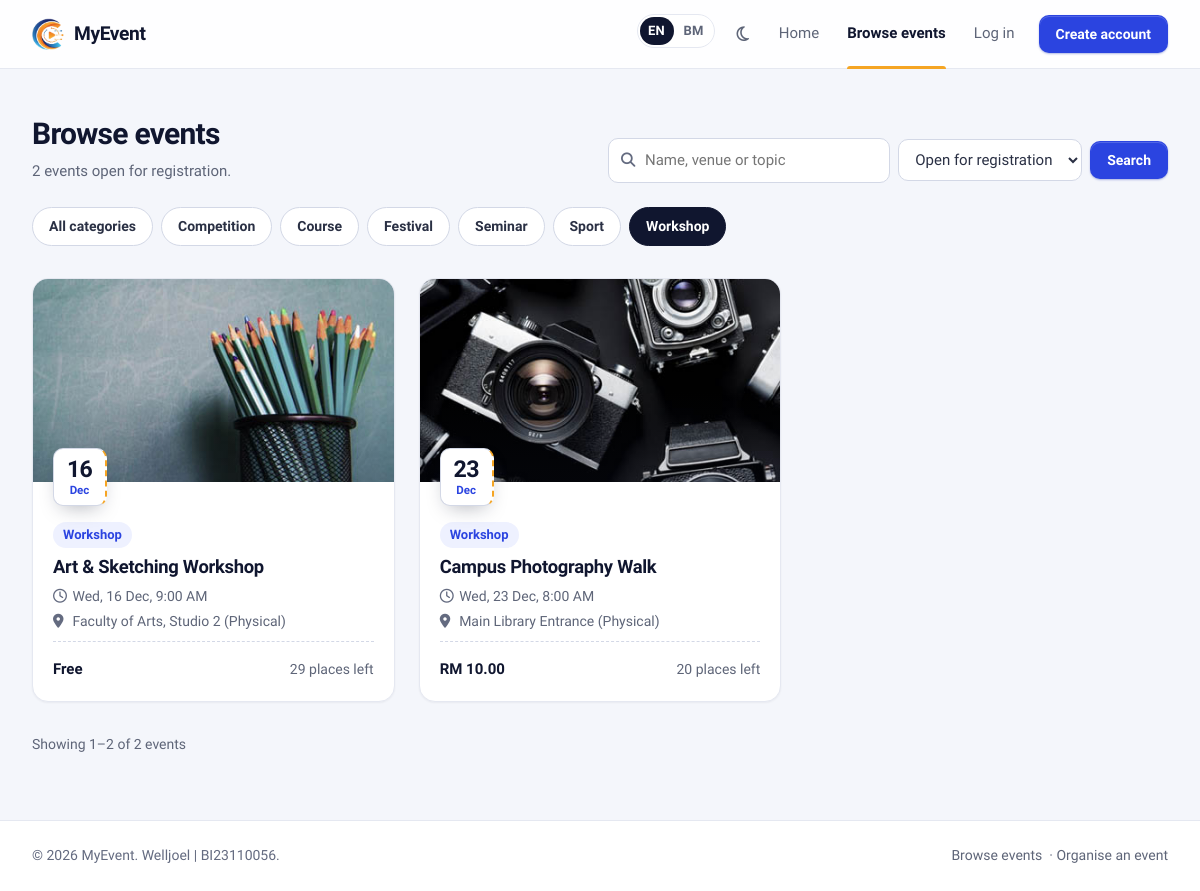
Page /browse_events.php?category=1 on the committed database.
### tables this page shows
CREATE TABLE IF NOT EXISTS `event_category` (
  `category_id` int(10) unsigned NOT NULL AUTO_INCREMENT,
  `categoryName` varchar(100) NOT NULL,
  `categoryDesc` varchar(100) NOT NULL,
  `createDate` timestamp NOT NULL DEFAULT current_timestamp(),
  PRIMARY KEY (`category_id`)
);

CREATE TABLE IF NOT EXISTS `events` (
  `event_id` int(11) NOT NULL AUTO_INCREMENT,
  `event_name` varchar(255) NOT NULL,
  `description` text DEFAULT NULL,
  `contact_no` varchar(20) DEFAULT NULL,
  `category_id` int(10) unsigned DEFAULT NULL,
  `venue` varchar(255) NOT NULL,
  `event_date` date NOT NULL,
  `event_time` time NOT NULL,
  `end_time` time DEFAULT NULL,
  `mode` enum('Physical','Online','Hybrid') NOT NULL DEFAULT 'Physical',
  `remarks` text DEFAULT NULL,
  `visibility` enum('Public','Private') NOT NULL DEFAULT 'Public',
  `poster_path` varchar(255) DEFAULT NULL,
  `created_by` int(11) DEFAULT NULL,
  `created_at` timestamp NOT NULL DEFAULT current_timestamp(),
  `fee` decimal(10,2) NOT NULL DEFAULT 0.00,
  `reg_close_date` date DEFAULT NULL,
  `max_participants` int(11) NOT NULL DEFAULT 0,
  PRIMARY KEY (`event_id`),
  KEY `category_id` (`category_id`),
  KEY `fk_events_createdby` (`created_by`),
  KEY `idx_events_date` (`event_date`),
  CONSTRAINT `events_ibfk_1` FOREIGN KEY (`category_id`) REFERENCES `event_category` (`category_id`) ON DELETE SET NULL ON UPDATE CASCADE,
  CONSTRAINT `fk_events_createdby` FOREIGN KEY (`created_by`) REFERENCES `users` (`user_id`) ON DELETE SET NULL ON UPDATE CASCADE,
  CONSTRAINT `chk_events_fee` CHECK (`fee` >= 0),
  CONSTRAINT `chk_events_capacity` CHECK (`max_participants` >= 0)
);

### include/i18n.php (called while the page is built, shortened)
<?php
function current_locale(): string
{
    return $GLOBALS['__locale'] ?? default_locale();
}
function translations(string $locale): array
{
    static $cache = [];
    if (!isset($cache[$locale])) {
        $file = __DIR__ . '/../lang/' . $locale . '.php';
        $cache[$locale] = $locale !== 'en' && is_file($file) ? (array) require $file : [];
    }
    return $cache[$locale];
}
function __(string $text, array $params = []): string
{
    $out = translations(current_locale())[$text] ?? $text;
    if ($params) {
        $pairs = [];
        foreach ($params as $k => $v) {
            $pairs['{' . $k . '}'] = (string) $v;
        }
        $out = strtr($out, $pairs);
    }
    return $out;
}
function t(string $text, array $params = []): string
{
    return e(__($text, $params));
}
function _n(string $singular, string $plural, int $n, array $params = []): string
{
    return __($n === 1 ? $singular : $plural, $params + ['n' => $n]);
}
function ldate(string $format, $time = null): string
{
    $ts = $time === null ? time() : (is_int($time) ? $time : strtotime((string) $time));
    $out = date($format, $ts);
    if (current_locale() !== 'ms') {
        return $out;
    }
    static $names = [
        'Monday' => 'Isnin', 'Tuesday' => 'Selasa', 'Wednesday' => 'Rabu', 'Thursday' => 'Khamis',
        'Friday' => 'Jumaat', 'Saturday' => 'Sabtu', 'Sunday' => 'Ahad',
        'January' => 'Januari', 'February' => 'Februari', 'March' => 'Mac', 'April' => 'April', 'June' => 'Jun',
        'July' => 'Julai', 'August' => 'Ogos', 'September' => 'September', 'October' => 'Oktober',
        'November' => 'November', 'December' => 'Disember',
        'Mon' => 'Isn', 'Tue' => 'Sel', 'Wed' => 'Rab', 'Thu' => 'Kha', 'Fri' => 'Jum', 'Sat' => 'Sab', 'Sun' => 'Ahd',
        'Jan' => 'Jan', 'Feb' => 'Feb', 'Mar' => 'Mac', 'Apr' => 'Apr', 'May' => 'Mei', 'Jun' => 'Jun', 'Jul' => 'Jul',
        'Aug' => 'Ogo', 'Sep' => 'Sep', 'Oct' => 'Okt', 'Nov' => 'Nov', 'Dec' => 'Dis',
        'AM' => 'PG', 'PM' => 'PTG',
    ];
    return preg_replace_callback('/\b(' . implode('|', array_map('preg_quote', array_keys($names))) . ')\b/',
        static fn($m) => $names[$m[1]], $out);
}

### include/security.php (called while the page is built, shortened)
<?php
function e($value): string
{
    return htmlspecialchars((string) ($value ?? ''), ENT_QUOTES | ENT_SUBSTITUTE, 'UTF-8');
}

### browse_events.php (the view, shortened to what this page needs)
<?php
require_once __DIR__ . '/config.php';
$q        = trim((string) ($_GET['q'] ?? ''));
$category = (int) ($_GET['category'] ?? ($_GET['category_id'] ?? 0));
$show     = ($_GET['show'] ?? '') === 'all' ? 'all' : 'open';
$where  = "e.visibility = 'Public' AND e.event_date >= CURDATE()";
$types  = '';
$params = [];
if ($show === 'open') {
    $where .= ' AND COALESCE(e.reg_close_date, e.event_date) >= CURDATE()';
}
if ($category > 0) {
    $where .= ' AND e.category_id = ?';
    $types .= 'i';
    $params[] = $category;
}
$from  = 'FROM events e LEFT JOIN event_category c ON c.category_id = e.category_id';
$total = (int) db_value($conn, "SELECT COUNT(*) $from WHERE $where", $types, $params);
$p     = paginate($total, 12);
$events = db_all($conn,
    "SELECT e.event_id, e.event_name, e.event_date, e.event_time, e.venue, e.mode, e.fee, e.poster_path,
            e.max_participants, e.reg_close_date, c.categoryName,
            (SELECT COUNT(*) FROM registrations r WHERE r.event_id = e.event_id AND r.approval_status <> 'Rejected') AS taken
     $from WHERE $where
     ORDER BY e.event_date ASC, e.event_time ASC
     LIMIT ? OFFSET ?", $types . 'ii', array_merge($params, [$p['per_page'], $p['offset']]));
$categories = db_all($conn, 'SELECT category_id, categoryName FROM event_category ORDER BY categoryName');
include ROOT_PATH . '/include/layout/public_start.php';
?>
<section class="section">
    <div class="section-head">
        <div>
            <h1 class="page-title"><?= t('Browse events') ?></h1>
            <p><?php
                if ($show === 'open') {
                    $__summary = $q !== '' ? _n('{n} event open for registration matching “{q}”.', '{n} events open for registration matching “{q}”.', $total, ['q' => $q])
                                           : _n('{n} event open for registration.', '{n} events open for registration.', $total);
                } else {
                    $__summary = $q !== '' ? _n('{n} event coming up matching “{q}”.', '{n} events coming up matching “{q}”.', $total, ['q' => $q])
                                           : _n('{n} event coming up.', '{n} events coming up.', $total);
                }
                echo e($__summary);
            ?></p>
        </div>
        <form class="toolbar toolbar-end" method="GET" role="search">
            <label class="search-box">
                <i class="fa-solid fa-magnifying-glass" aria-hidden="true"></i>
                <input class="input" type="search" name="q" value="<?= e($q) ?>" placeholder="<?= t('Name, venue or topic') ?>">
            </label>
            <select id="b-show" class="input" name="show" data-autosubmit>
                <option value="open"<?= $show === 'open' ? ' selected' : '' ?>><?= t('Open for registration') ?></option>
            </select>
            <button class="btn btn-primary" type="submit"><?= t('Search') ?></button>
        </form>
    </div>
    <nav class="chips" aria-label="<?= t('Categories') ?>">
        <a class="chip<?= $category === 0 ? ' is-active' : '' ?>" href="<?= e(url_with(['category' => null, 'category_id' => null, 'page' => null])) ?>"<?= $category === 0 ? ' aria-current="true"' : '' ?>><?= t('All categories') ?></a>
        <?php foreach ($categories as $c): $on = $category === (int) $c['category_id']; ?>
            <a class="chip<?= $on ? ' is-active' : '' ?>" href="<?= e(url_with(['category' => (int) $c['category_id'], 'category_id' => null, 'page' => null])) ?>"<?= $on ? ' aria-current="true"' : '' ?>><?= e($c['categoryName']) ?></a>
        <?php endforeach; ?>
    </nav>
    <?php if ($events): ?>
        <div class="event-grid">
            <?php foreach ($events as $ev) { include ROOT_PATH . '/include/partials/event_card.php'; } ?>
        </div>
        <?= render_pagination($p, 'events') ?>
    <?php endif; ?>
</section>
<?php include ROOT_PATH . '/include/layout/public_end.php'; ?>

### include/partials/event_card.php (shortened to what this page needs)
<?php
$__full   = (int) $ev['max_participants'] > 0 && (int) $ev['taken'] >= (int) $ev['max_participants'];
?>
<article class="event-card">
    <div class="event-card-media">
        <img src="<?= e(poster_url($ev['poster_path'])) ?>" alt="" loading="lazy">
        <?= datestub($ev['event_date']) ?>
    </div>
    <div class="event-card-body">
        <span class="badge badge-brand no-dot badge-start"><?= e($ev['categoryName'] ?? __('General')) ?></span>
        <h3 class="event-card-title"><a href="<?= e(BASE_URL) ?>event_detail.php?id=<?= (int) $ev['event_id'] ?>"><?= e($ev['event_name']) ?></a></h3>
        <div class="event-card-meta">
            <span><i class="fa-regular fa-clock" aria-hidden="true"></i> <?= e(ldate('D, j M', $ev['event_date'])) ?>, <?= e(ldate('g:i A', $ev['event_time'])) ?></span>
            <span><i class="fa-solid fa-location-dot" aria-hidden="true"></i> <?= e($ev['venue']) ?> (<?= e(status_label($ev['mode'])) ?>)</span>
        </div>
        <div class="event-card-foot">
            <span class="event-card-fee"><?= e(format_fee($ev['fee'])) ?></span>
            <?php if ((int) $ev['max_participants'] > 0 && !$__full): ?>
                <span class="cell-muted"><?= e(_n('{n} place left', '{n} places left', (int) $ev['max_participants'] - (int) $ev['taken'])) ?></span>
            <?php endif; ?>
        </div>
    </div>
</article>

### include/helpers.php (shortened to what this page needs)
<?php
function poster_url(?string $file): string
{
    if ($file && basename($file) === $file) {
        foreach ([POSTER_DIR, 'assets/img'] as $dir) {
            if (is_file(ROOT_PATH . '/' . $dir . '/' . $file)) {
                return BASE_URL . $dir . '/' . rawurlencode($file);
            }
        }
    }
    return BASE_URL . 'assets/img/event-placeholder.svg';
}
function format_fee($fee): string
{
    $amount = (float) $fee;
    return $amount > 0 ? 'RM ' . number_format($amount, 2) : __('Free');
}
function datestub(?string $date): string
{
    if (!$date || !($ts = strtotime($date))) {
        return '<span class="datestub is-past" aria-label="' . e(__('No date')) . '"><b>–</b><span>' . e(__('TBA')) . '</span></span>';
    }
    $past = date('Y-m-d', $ts) < date('Y-m-d') ? ' is-past' : '';
    return '<span class="datestub' . $past . '" aria-label="' . e(ldate('j F Y', $ts)) . '"><b>'
        . date('j', $ts) . '</b><span>' . e(ldate('M', $ts)) . '</span></span>';
}
function status_label(string $value): string
{
    $labels = [
        'Approved' => __('Approved'), 'Pending' => __('Pending'), 'Rejected' => __('Rejected'),
        'Present' => __('Present'), 'Absent' => __('Absent'),
        'Public' => __('Public'), 'Private' => __('Private'),
        'Admin' => __('Admin'), 'User' => __('User'),
        'Student' => __('Student'), 'Staff' => __('Staff'),
        'Physical' => __('Physical'), 'Online' => __('Online'), 'Hybrid' => __('Hybrid'),
        'Unknown' => __('Unknown'),
    ];
    return $labels[$value] ?? $value;
}
function paginate(int $total, int $perPage = 10, string $param = 'page'): array
{
    $pages = max(1, (int) ceil($total / $perPage));
    $page  = min($pages, max(1, (int) ($_GET[$param] ?? 1)));
    return ['page' => $page, 'per_page' => $perPage, 'total' => $total, 'pages' => $pages, 'offset' => ($page - 1) * $perPage];
}
function url_with(array $changes): string
{
    $query = array_merge($_GET, $changes);
    $query = array_filter($query, static fn($v) => $v !== null && $v !== '');
    $path  = strtok($_SERVER['REQUEST_URI'] ?? '', '?');
    return $path . ($query ? '?' . http_build_query($query) : '');
}
function render_pagination(array $p, string $noun = 'results', string $param = 'page'): string
{
    $nouns = [
        'results' => __('Showing {from}–{to} of {total} results'),
        'events' => __('Showing {from}–{to} of {total} events'),
        'entries' => __('Showing {from}–{to} of {total} entries'),
        'users' => __('Showing {from}–{to} of {total} users'),
        'participants' => __('Showing {from}–{to} of {total} participants'),
        'registrations' => __('Showing {from}–{to} of {total} registrations'),
        'notifications' => __('Showing {from}–{to} of {total} notifications'),
    ];
    $from = $p['offset'] + 1;
    $to   = min($p['total'], $p['offset'] + $p['per_page']);
    $html = '<nav class="pagination" aria-label="' . e(__('Pagination')) . '"><span>'
          . e(strtr($nouns[$noun] ?? $nouns['results'], ['{from}' => $from, '{to}' => $to, '{total}' => $p['total']])) . '</span>';
    return $html . '</nav>';
}
function db_all(mysqli $conn, string $sql, string $types = '', array $params = []): array
{
    $stmt = $conn->prepare($sql);
    if ($types !== '') {
        $stmt->bind_param($types, ...$params);
    }
    $stmt->execute();
    $rows = $stmt->get_result()->fetch_all(MYSQLI_ASSOC);
    return $rows;
}
function db_value(mysqli $conn, string $sql, string $types = '', array $params = [])
{
    $stmt = $conn->prepare($sql);
    if ($types !== '') {
        $stmt->bind_param($types, ...$params);
    }
    $stmt->execute();
    $row = $stmt->get_result()->fetch_row();
    return $row[0] ?? null;
}

### assets/css/public.css (style rules this page uses)
body.public { background: var(--paper); }
.section { max-width: 1280px; margin: 0 auto; padding: var(--sp-12) var(--sp-8) var(--sp-16); }
.section-head { display: flex; align-items: flex-end; justify-content: space-between; gap: var(--sp-4); flex-wrap: wrap; margin-bottom: var(--sp-6); }
.section-head p { color: var(--muted); margin: var(--sp-2) 0 0; }
.chips { display: flex; flex-wrap: wrap; gap: var(--sp-2); margin-bottom: var(--sp-8); }
.chip { padding: var(--sp-2) var(--sp-4); border-radius: 999px; border: 1px solid var(--line-strong); background: var(--surface); color: var(--text); text-decoration: none; font-size: var(--fs-sm); font-weight: 600; }
.chip.is-active { background: var(--ink); border-color: var(--ink); color: var(--on-ink); }
.event-grid { display: grid; grid-template-columns: repeat(auto-fill, minmax(290px, 1fr)); gap: var(--sp-6); }
.event-card { position: relative; display: flex; flex-direction: column; background: var(--surface); border: 1px solid var(--line); border-radius: var(--radius-lg); overflow: hidden; box-shadow: var(--shadow-sm); transition: box-shadow 0.2s ease, transform 0.2s ease, border-color 0.2s ease; }
.event-card-media { position: relative; aspect-ratio: 16 / 9; background: var(--blue-tint); }
.event-card-media img { position: absolute; inset: 0; width: 100%; height: 100%; object-fit: cover; display: block; transition: transform 0.4s ease; }
.event-card-media { overflow: visible; }
.event-card-media::after { content: ""; position: absolute; inset: 0; background: linear-gradient(to top, rgba(16, 22, 47, 0.18), transparent 45%); pointer-events: none; }
.event-card-media .datestub { z-index: 1; }
.event-card-media .datestub { position: absolute; left: var(--sp-5); bottom: -24px; box-shadow: 0 8px 20px -8px rgba(16, 22, 47, 0.35); }
.event-card-body { padding: var(--sp-10) var(--sp-5) var(--sp-5); display: flex; flex-direction: column; gap: var(--sp-2); flex: 1; }
.event-card-title { font-size: 1.15rem; letter-spacing: -0.015em; }
.event-card-title a { color: inherit; text-decoration: none; }
.event-card-title a::after { content: ""; position: absolute; inset: 0; }
.event-card-meta { color: var(--muted); font-size: var(--fs-sm); display: grid; gap: var(--sp-1); }
.event-card-meta i { width: 16px; color: var(--faint); }
.event-card-foot { margin-top: auto; padding-top: var(--sp-4); display: flex; align-items: center; justify-content: space-between; border-top: 1px dashed var(--line-strong); }
.event-card-fee { font-family: var(--font-display); font-weight: 700; color: var(--ink); }
.section > .pagination { border-top: 0; padding: var(--sp-8) 0 0; }

### rows in the picture
event_category: categoryName "Competition"
event_category: categoryName "Course"
event_category: categoryName "Festival"
event_category: categoryName "Seminar"
event_category: categoryName "Sport"
event_category: categoryName "Workshop"
events: poster_path (picture), event_date "16", event_date "Dec", category.categoryName "Workshop", event_name "Art & Sketching Workshop", event_date "Wed, 16 Dec", event_time "9:00 AM", venue "Faculty of Arts, Studio 2", mode "Physical", fee "Free", taken "29 places left"
events: poster_path (picture), event_date "23", event_date "Dec", category.categoryName "Workshop", event_name "Campus Photography Walk", event_date "Wed, 23 Dec", event_time "8:00 AM", venue "Main Library Entrance", mode "Physical", fee "RM 10.00", taken "20 places left"

### other values in the picture
APP_NAME "MyEvent"
$__short "EN"
$__short "BM"
t('Home') "Home"
t('Browse events') "Browse events"
t('Log in') "Log in"
t('Create account') "Create account"
$__summary "2 events open for registration."
t('Search') "Search"
t('All categories') "All categories"
t('Organise an event') "Organise an event"
form field show "Open for registration"
